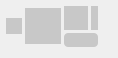
<?xml version="1.0" encoding="UTF-8"?>
<ui version="4.0">
 <class>StalledIssueLoadingItem</class>
 <widget class="QWidget" name="StalledIssueLoadingItem">
  <property name="geometry">
   <rect>
    <x>0</x>
    <y>0</y>
    <width>111</width>
    <height>56</height>
   </rect>
  </property>
  <property name="windowTitle">
   <string notr="true"/>
  </property>
  <layout class="QGridLayout" name="gridLayout">
   <property name="leftMargin">
    <number>6</number>
   </property>
   <property name="topMargin">
    <number>6</number>
   </property>
   <property name="rightMargin">
    <number>20</number>
   </property>
   <property name="spacing">
    <number>3</number>
   </property>
   <item row="0" column="1" rowspan="2">
    <widget class="QLabel" name="icon">
     <property name="sizePolicy">
      <sizepolicy hsizetype="Fixed" vsizetype="Fixed">
       <horstretch>0</horstretch>
       <verstretch>0</verstretch>
      </sizepolicy>
     </property>
     <property name="minimumSize">
      <size>
       <width>36</width>
       <height>36</height>
      </size>
     </property>
     <property name="maximumSize">
      <size>
       <width>36</width>
       <height>36</height>
      </size>
     </property>
     <property name="styleSheet">
      <string notr="true">background-color: rgb(200,200,200);</string>
     </property>
     <property name="text">
      <string/>
     </property>
    </widget>
   </item>
   <item row="0" column="4">
    <widget class="QLabel" name="warningIcon">
     <property name="sizePolicy">
      <sizepolicy hsizetype="Fixed" vsizetype="Fixed">
       <horstretch>0</horstretch>
       <verstretch>0</verstretch>
      </sizepolicy>
     </property>
     <property name="minimumSize">
      <size>
       <width>24</width>
       <height>24</height>
      </size>
     </property>
     <property name="maximumSize">
      <size>
       <width>24</width>
       <height>24</height>
      </size>
     </property>
     <property name="styleSheet">
      <string notr="true">background-color: rgb(200,200,200);</string>
     </property>
     <property name="text">
      <string/>
     </property>
    </widget>
   </item>
   <item row="1" column="4" colspan="2">
    <widget class="QLabel" name="errorDescription">
     <property name="sizePolicy">
      <sizepolicy hsizetype="Expanding" vsizetype="Preferred">
       <horstretch>0</horstretch>
       <verstretch>0</verstretch>
      </sizepolicy>
     </property>
     <property name="styleSheet">
      <string notr="true">background-color: rgb(200,200,200);
border-radius: 4px;</string>
     </property>
     <property name="text">
      <string/>
     </property>
    </widget>
   </item>
   <item row="0" column="5">
    <widget class="QLabel" name="title">
     <property name="sizePolicy">
      <sizepolicy hsizetype="Expanding" vsizetype="Preferred">
       <horstretch>0</horstretch>
       <verstretch>0</verstretch>
      </sizepolicy>
     </property>
     <property name="styleSheet">
      <string notr="true">background-color: rgb(200,200,200);
border-radius: 4px;</string>
     </property>
     <property name="text">
      <string/>
     </property>
    </widget>
   </item>
   <item row="0" column="0" rowspan="2">
    <widget class="QLabel" name="expandArrow">
     <property name="sizePolicy">
      <sizepolicy hsizetype="Fixed" vsizetype="Fixed">
       <horstretch>0</horstretch>
       <verstretch>0</verstretch>
      </sizepolicy>
     </property>
     <property name="minimumSize">
      <size>
       <width>16</width>
       <height>16</height>
      </size>
     </property>
     <property name="maximumSize">
      <size>
       <width>16</width>
       <height>16</height>
      </size>
     </property>
     <property name="styleSheet">
      <string notr="true">background-color: rgb(200,200,200);</string>
     </property>
     <property name="text">
      <string/>
     </property>
    </widget>
   </item>
  </layout>
 </widget>
 <resources/>
 <connections/>
</ui>
